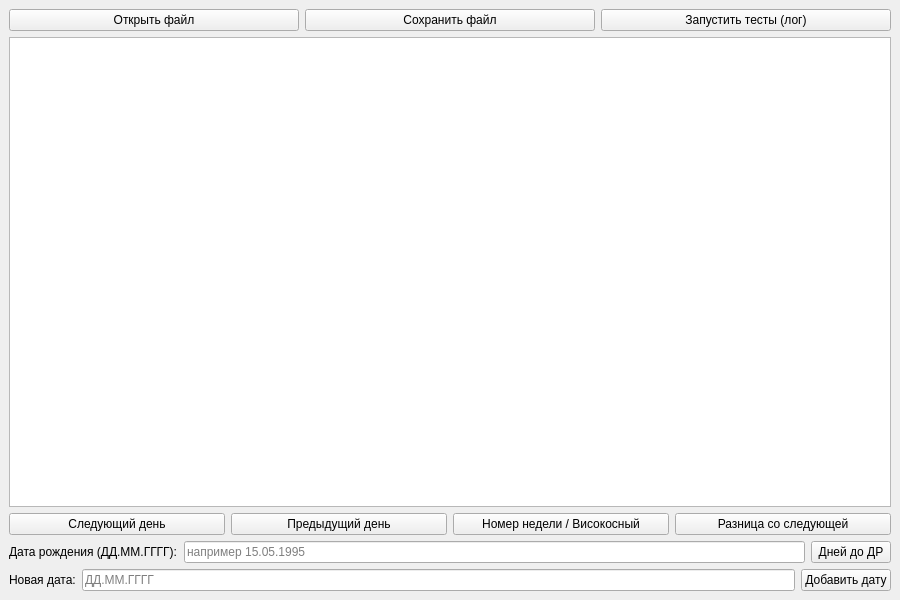
<?xml version="1.0" encoding="UTF-8"?>
<ui version="4.0">
 <class>MainWindow</class>
 <widget class="QMainWindow" name="MainWindow">
  <property name="geometry">
   <rect><x>0</x><y>0</y><width>900</width><height>600</height></rect>
  </property>
  <property name="windowTitle"><string>Задание 1 — Класс Date</string></property>
  <widget class="QWidget" name="centralwidget">
   <layout class="QVBoxLayout">
    <item>
     <layout class="QHBoxLayout">
      <item><widget class="QPushButton" name="btnOpenFile"><property name="text"><string>Открыть файл</string></property></widget></item>
      <item><widget class="QPushButton" name="btnSave"><property name="text"><string>Сохранить файл</string></property></widget></item>
      <item><widget class="QPushButton" name="btnRunTests"><property name="text"><string>Запустить тесты (лог)</string></property></widget></item>
     </layout>
    </item>
    <item>
     <widget class="QTableWidget" name="tableWidget">
      <property name="selectionBehavior"><enum>QAbstractItemView::SelectRows</enum></property>
     </widget>
    </item>
    <item>
     <layout class="QHBoxLayout">
      <item><widget class="QPushButton" name="btnNextDay"><property name="text"><string>Следующий день</string></property></widget></item>
      <item><widget class="QPushButton" name="btnPrevDay"><property name="text"><string>Предыдущий день</string></property></widget></item>
      <item><widget class="QPushButton" name="btnWeekNumber"><property name="text"><string>Номер недели / Високосный</string></property></widget></item>
      <item><widget class="QPushButton" name="btnDuration"><property name="text"><string>Разница со следующей</string></property></widget></item>
     </layout>
    </item>
    <item>
     <layout class="QHBoxLayout">
      <item><widget class="QLabel"><property name="text"><string>Дата рождения (ДД.ММ.ГГГГ):</string></property></widget></item>
      <item><widget class="QLineEdit" name="lineEditBirthday"><property name="placeholderText"><string>например 15.05.1995</string></property></widget></item>
      <item><widget class="QPushButton" name="btnBirthday"><property name="text"><string>Дней до ДР</string></property></widget></item>
     </layout>
    </item>
    <item>
     <layout class="QHBoxLayout">
      <item><widget class="QLabel"><property name="text"><string>Новая дата:</string></property></widget></item>
      <item><widget class="QLineEdit" name="lineEditNewDate"><property name="placeholderText"><string>ДД.ММ.ГГГГ</string></property></widget></item>
      <item><widget class="QPushButton" name="btnAddDate"><property name="text"><string>Добавить дату</string></property></widget></item>
     </layout>
    </item>
   </layout>
  </widget>
 </widget>
</ui>
